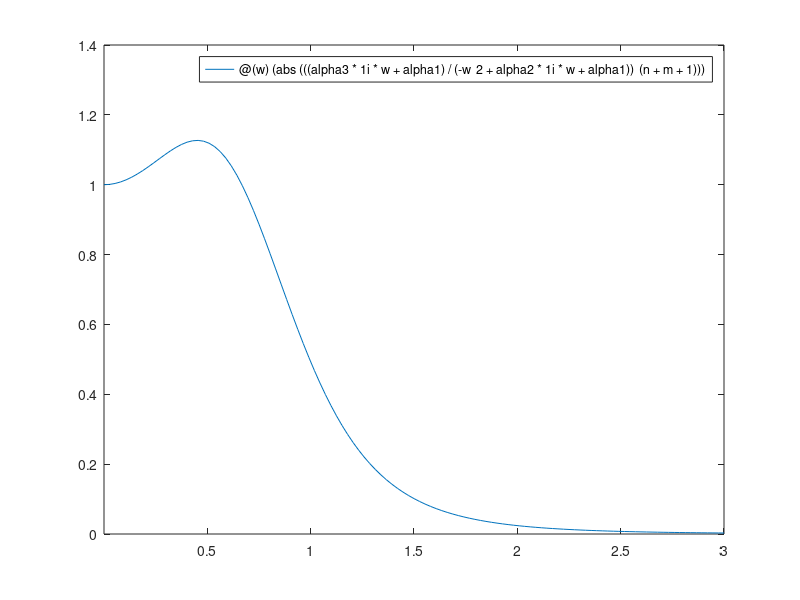

Here is the MATLAB script that generated this plot: (Note: this script raises an error after producing the figure.)
% =========================================================================
%         Frequency-domain Response of LCC for a Perturbation Ahead
%
% Numerically calculate the magnitude of the head-to-tail transfer function 
% of LCC at various excitation frequencies, i.e., |G(jw)|, at different 
% feedback cases 
%
% See Section V.A of the following paper for details
%   Title : Leading Cruise Control in Mixed Traffic Flow:
%                      System Modeling,Controllability,and String Stability
%   Author:Jiawei Wang, Yang Zheng, Chaoyi Chen, Qing Xu and Keqiang Li
% =========================================================================

clc;clear; close all;

% -------------------------------------------------------------------------
%   Parameter setup
% -------------------------------------------------------------------------

m = 2;          % the number of preceding HDVs ahead
n = 2;          % the number of following HDVs behind

s_star = 20;    % Equilibrium spacing
                % correspond to an equilibrium velocity of 15 m/s

% ------------------------------------------
% Parameters in the car-following model
% ------------------------------------------
% Driver Model: OVM
alpha = 0.6;
beta = 0.9;
v_max  = 30;
s_st   = 5;
s_go   = 35;

% linearized model
alpha1 = alpha*v_max/2*pi/(s_go-s_st)*sin(pi*(s_star-s_st)/(s_go-s_st));
alpha2 = alpha+beta;
alpha3 = beta;

% -------------------------------------------------------------------------
% Parameters for feedback gains
% -------------------------------------------------------------------------
% feedback gains corresponding to vehicle -2
id_ahead2 = -2;
mu_ahead2 = 1;
k_ahead2 = -1;
% feedback gains corresponding to vehicle -1
id_ahead1 = -1;
mu_ahead1 = 1;
k_ahead1 = -1;
% feedback gains corresponding to vehicle 1
id_behind1 = 1;
mu_behind1 = -1;
k_behind1 = -1;
% feedback gains corresponding to vehicle 2
id_behind2 = 2;
mu_behind2 = -1;
k_behind2 = -1;

% -------------------------------------------------------------------------
% Some output information
% -------------------------------------------------------------------------
fprintf('-----------------------------------------------------------\n')
fprintf('           Frequency-domain Response of LCC \n')
fprintf('               By Jiawei Wang, Yang Zheng \n')
fprintf('Number of HDVs behind: %d\n',n)
fprintf('Number of HDVs ahead : %d\n',m)
fprintf('HDV car-following model  : %4.2f  %4.2f\n',alpha,beta)  % this can be improved
fprintf('-----------------------------------------------------------\n')
fprintf('   Numerical calculation beigns ...')

% -------------------------------------------------------------------------
% Calculate the head-to-tail transfer function of LCC
% -------------------------------------------------------------------------
tic
% HDV-only case
HeadTail_Tf0 = @(w)(abs(((alpha3*1i*w+alpha1)/(-w^2+alpha2*1i*w+alpha1))^(n+m+1)));

% Case A: consider the information of vehicle -2
HeadTail_Tf1 = @(w)(abs(((alpha3*1i*w+alpha1)/(-w^2+alpha2*1i*w+alpha1))^(n+m))...
    *abs((alpha3*1i*w+alpha1...
    +(mu_ahead2*((-w^2+alpha2*1i*w+alpha1)/(alpha3*1i*w+alpha1))-mu_ahead2+k_ahead2*1i*w)...
    *((alpha3*1i*w+alpha1)/(-w^2+alpha2*1i*w+alpha1))^(id_ahead2+1))...
    /(-w^2+alpha1+1i*w*alpha2)));

% Case B: consider the information of vehicles -2, -1
HeadTail_Tf2 = @(w)(abs(((alpha3*1i*w+alpha1)/(-w^2+alpha2*1i*w+alpha1))^(n+m))...
    *abs((alpha3*1i*w+alpha1...
    +(mu_ahead2*((-w^2+alpha2*1i*w+alpha1)/(alpha3*1i*w+alpha1))-mu_ahead2+k_ahead2*1i*w)...
    *((alpha3*1i*w+alpha1)/(-w^2+alpha2*1i*w+alpha1))^(id_ahead2+1)...
    +(mu_ahead1*((-w^2+alpha2*1i*w+alpha1)/(alpha3*1i*w+alpha1))-mu_ahead1+k_ahead1*1i*w)...
    *((alpha3*1i*w+alpha1)/(-w^2+alpha2*1i*w+alpha1))^(id_ahead1+1))...
    /(-w^2+alpha1+1i*w*alpha2)));

% Case C: consider the information of vehicles -2, -1, 1
HeadTail_Tf3 = @(w)(abs(((alpha3*1i*w+alpha1)/(-w^2+alpha2*1i*w+alpha1))^(n+m))...
    *abs((alpha3*1i*w+alpha1...
    +(mu_ahead2*((-w^2+alpha2*1i*w+alpha1)/(alpha3*1i*w+alpha1))-mu_ahead2+k_ahead2*1i*w)...
    *((alpha3*1i*w+alpha1)/(-w^2+alpha2*1i*w+alpha1))^(id_ahead2+1)...
    +(mu_ahead1*((-w^2+alpha2*1i*w+alpha1)/(alpha3*1i*w+alpha1))-mu_ahead1+k_ahead1*1i*w)...
    *((alpha3*1i*w+alpha1)/(-w^2+alpha2*1i*w+alpha1))^(id_ahead1+1))...
    /(-w^2+alpha1+1i*w*alpha2...
    -(mu_behind1*((-w^2+alpha2*1i*w+alpha1)/(alpha3*1i*w+alpha1))-mu_behind1+k_behind1*1i*w)...
    *((alpha3*1i*w+alpha1)/(-w^2+alpha2*1i*w+alpha1))^id_behind1)));

% Case D: consider the information of vehicles -2, -1, 1, 2
HeadTail_Tf4 = @(w)(abs(((alpha3*1i*w+alpha1)/(-w^2+alpha2*1i*w+alpha1))^(n+m))...
    *abs((alpha3*1i*w+alpha1...
    +(mu_ahead2*((-w^2+alpha2*1i*w+alpha1)/(alpha3*1i*w+alpha1))-mu_ahead2+k_ahead2*1i*w)...
    *((alpha3*1i*w+alpha1)/(-w^2+alpha2*1i*w+alpha1))^(id_ahead2+1)...
    +(mu_ahead1*((-w^2+alpha2*1i*w+alpha1)/(alpha3*1i*w+alpha1))-mu_ahead1+k_ahead1*1i*w)...
    *((alpha3*1i*w+alpha1)/(-w^2+alpha2*1i*w+alpha1))^(id_ahead1+1))...
    /(-w^2+alpha1+1i*w*alpha2...
    -(mu_behind1*((-w^2+alpha2*1i*w+alpha1)/(alpha3*1i*w+alpha1))-mu_behind1+k_behind1*1i*w)...
    *((alpha3*1i*w+alpha1)/(-w^2+alpha2*1i*w+alpha1))^id_behind1...
    -(mu_behind2*((-w^2+alpha2*1i*w+alpha1)/(alpha3*1i*w+alpha1))-mu_behind2+k_behind2*1i*w)...
    *((alpha3*1i*w+alpha1)/(-w^2+alpha2*1i*w+alpha1))^id_behind2...
    )));
tsim = toc;

fprintf('  ends at %6.4f seconds \n', tsim);

% -------------------------------------------------------------------------
%  Plot Results 
% -------------------------------------------------------------------------
fprintf('-----------------------------------------------------------\n')
fprintf('    Now plot the results for frequency-domain response, please wait ... \n')

Wsize = 22;

figure;
p0 = fplot(HeadTail_Tf0,[1e-8,3]);hold on;
p1 = fplot(HeadTail_Tf1,[1e-8,3]);hold on;
p2 = fplot(HeadTail_Tf2,[1e-8,3]);hold on;
p3 = fplot(HeadTail_Tf3,[1e-8,3]);hold on;
p4 = fplot(HeadTail_Tf4,[1e-8,3]);hold on;
plot(linspace(0,3,10),ones(1,10),'k--');

set(gca,'TickLabelInterpreter','latex','fontsize',Wsize-4);
xlabel('$\omega$','fontsize',Wsize,'Interpreter','latex','Color','k');
ylabel('$\vert\Gamma (j\omega) \vert$','fontsize',Wsize,'Interpreter','latex','Color','k');

colormap = [244, 53, 124;
    255, 176, 0;
    67, 121, 227;
    131,51,236]/255;

p0.LineWidth = 2;
p1.LineWidth = 2;
p2.LineWidth = 2;
p3.LineWidth = 2;
p4.LineWidth = 2;

p0.Color = 'k';
p1.Color = colormap(1,:);
p2.Color = colormap(2,:);
p3.Color = colormap(3,:);
p4.Color = colormap(4,:);

l = legend([p0,p1,p2,p3,p4],'HDV only','Case A','Case B','Case C','Case D');
l.Position = [0.55,0.4,0.3,0.3];
set(l,'fontsize',Wsize-2,'box','off','Interpreter','latex');

grid on;

set(gca,'ylim',[0,1.2]);
set(gca,'xlim',[0,3]);
set(gcf,'Position',[250 150 600 350]);
fig = gcf;
fig.PaperPositionMode = 'auto';

% print(gcf,['../Figures/Fig9_FrequencyResponse'],'-depsc','-r300');
